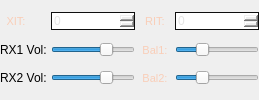
       <widget class="QWidget" name="widget_15" native="true">
        <property name="minimumSize">
         <size>
          <width>70</width>
          <height>0</height>
         </size>
        </property>
        <property name="maximumSize">
         <size>
          <width>16777215</width>
          <height>16777215</height>
         </size>
        </property>
        <layout class="QGridLayout" name="gridLayout_16">
         <property name="horizontalSpacing">
          <number>4</number>
         </property>
         <property name="verticalSpacing">
          <number>0</number>
         </property>
         <property name="margin">
          <number>0</number>
         </property>
         <item row="1" column="1">
          <widget class="QSlider" name="slRx1Vol">
           <property name="minimum">
            <number>0</number>
           </property>
           <property name="maximum">
            <number>100</number>
           </property>
           <property name="pageStep">
            <number>1</number>
           </property>
           <property name="value">
            <number>70</number>
           </property>
           <property name="orientation">
            <enum>Qt::Horizontal</enum>
           </property>
           <property name="invertedAppearance">
            <bool>false</bool>
           </property>
          </widget>
         </item>
         <item row="2" column="1">
          <widget class="QSlider" name="slRx2Vol">
           <property name="minimum">
            <number>0</number>
           </property>
           <property name="maximum">
            <number>100</number>
           </property>
           <property name="pageStep">
            <number>1</number>
           </property>
           <property name="value">
            <number>70</number>
           </property>
           <property name="orientation">
            <enum>Qt::Horizontal</enum>
           </property>
           <property name="invertedAppearance">
            <bool>false</bool>
           </property>
          </widget>
         </item>
         <item row="2" column="3">
          <widget class="QSlider" name="slRx2Bal">
           <property name="minimum">
            <number>1</number>
           </property>
           <property name="maximum">
            <number>100</number>
           </property>
           <property name="pageStep">
            <number>1</number>
           </property>
           <property name="value">
            <number>30</number>
           </property>
           <property name="orientation">
            <enum>Qt::Horizontal</enum>
           </property>
           <property name="invertedAppearance">
            <bool>false</bool>
           </property>
           <property name="invertedControls">
            <bool>true</bool>
           </property>
          </widget>
         </item>
         <item row="1" column="3">
          <widget class="QSlider" name="slRx1Bal">
           <property name="minimum">
            <number>1</number>
           </property>
           <property name="maximum">
            <number>100</number>
           </property>
           <property name="pageStep">
            <number>1</number>
           </property>
           <property name="value">
            <number>30</number>
           </property>
           <property name="orientation">
            <enum>Qt::Horizontal</enum>
           </property>
           <property name="invertedAppearance">
            <bool>false</bool>
           </property>
           <property name="invertedControls">
            <bool>true</bool>
           </property>
          </widget>
         </item>
         <item row="1" column="0">
          <widget class="QLabel" name="label_21">
           <property name="text">
            <string>RX1 Vol:</string>
           </property>
          </widget>
         </item>
         <item row="2" column="0">
          <widget class="QLabel" name="label_22">
           <property name="text">
            <string>RX2 Vol:</string>
           </property>
          </widget>
         </item>
         <item row="1" column="2">
          <widget class="QPushButton" name="pbBal1">
           <property name="minimumSize">
            <size>
             <width>32</width>
             <height>16</height>
            </size>
           </property>
           <property name="maximumSize">
            <size>
             <width>32</width>
             <height>16</height>
            </size>
           </property>
           <property name="font">
            <font>
             <family>MS Shell Dlg 2</family>
             <pointsize>8</pointsize>
            </font>
           </property>
           <property name="toolTip">
            <string>Press for centered</string>
           </property>
           <property name="styleSheet">
            <string notr="true">QPushButton { /* all types of tool button */ 
color:  #F9CEB8;
border: 0px solid #2e3236; /*#848584;*/
border-radius: 0px;
background-color: transparent;
}</string>
           </property>
           <property name="text">
            <string>Bal1:</string>
           </property>
           <property name="checkable">
            <bool>true</bool>
           </property>
           <property name="checked">
            <bool>false</bool>
           </property>
          </widget>
         </item>
         <item row="2" column="2">
          <widget class="QPushButton" name="pbBal2">
           <property name="minimumSize">
            <size>
             <width>32</width>
             <height>16</height>
            </size>
           </property>
           <property name="maximumSize">
            <size>
             <width>32</width>
             <height>16</height>
            </size>
           </property>
           <property name="font">
            <font>
             <family>MS Shell Dlg 2</family>
             <pointsize>8</pointsize>
            </font>
           </property>
           <property name="toolTip">
            <string>Press for centered</string>
           </property>
           <property name="styleSheet">
            <string notr="true">QPushButton { /* all types of tool button */ 
color:  #F9CEB8;
border: 0px solid #2e3236; /*#848584;*/
border-radius: 0px;
background-color: transparent;
}</string>
           </property>
           <property name="text">
            <string>Bal2:</string>
           </property>
           <property name="checkable">
            <bool>true</bool>
           </property>
           <property name="checked">
            <bool>false</bool>
           </property>
          </widget>
         </item>
         <item row="0" column="3">
          <widget class="QSpinBox" name="sbRit">
           <property name="minimumSize">
            <size>
             <width>0</width>
             <height>18</height>
            </size>
           </property>
           <property name="styleSheet">
            <string notr="true">QWidget { 
border: 1px solid #0e0e0e;
color: #E5E5E5;
}</string>
           </property>
           <property name="minimum">
            <number>-10000</number>
           </property>
           <property name="maximum">
            <number>10000</number>
           </property>
          </widget>
         </item>
         <item row="0" column="1">
          <widget class="QSpinBox" name="sbXit">
           <property name="minimumSize">
            <size>
             <width>0</width>
             <height>18</height>
            </size>
           </property>
           <property name="styleSheet">
            <string notr="true">QWidget { 
border: 1px solid #0e0e0e;
color: #E5E5E5;
}</string>
           </property>
           <property name="minimum">
            <number>-10000</number>
           </property>
           <property name="maximum">
            <number>10000</number>
           </property>
          </widget>
         </item>
         <item row="0" column="2">
          <widget class="QPushButton" name="pbBal1_2">
           <property name="minimumSize">
            <size>
             <width>32</width>
             <height>16</height>
            </size>
           </property>
           <property name="maximumSize">
            <size>
             <width>32</width>
             <height>16</height>
            </size>
           </property>
           <property name="font">
            <font>
             <family>MS Shell Dlg 2</family>
             <pointsize>8</pointsize>
            </font>
           </property>
           <property name="toolTip">
            <string>Press for centered</string>
           </property>
           <property name="styleSheet">
            <string notr="true">QPushButton { /* all types of tool button */ 
color:  #F9CEB8;
border: 0px solid #2e3236; /*#848584;*/
border-radius: 0px;
background-color: transparent;
}</string>
           </property>
           <property name="text">
            <string>RIT:</string>
           </property>
           <property name="checkable">
            <bool>true</bool>
           </property>
           <property name="checked">
            <bool>false</bool>
           </property>
          </widget>
         </item>
         <item row="0" column="0">
          <widget class="QPushButton" name="pbBal1_3">
           <property name="minimumSize">
            <size>
             <width>32</width>
             <height>16</height>
            </size>
           </property>
           <property name="maximumSize">
            <size>
             <width>32</width>
             <height>16</height>
            </size>
           </property>
           <property name="font">
            <font>
             <family>MS Shell Dlg 2</family>
             <pointsize>8</pointsize>
            </font>
           </property>
           <property name="toolTip">
            <string>Press for centered</string>
           </property>
           <property name="styleSheet">
            <string notr="true">QPushButton { /* all types of tool button */ 
color:  #F9CEB8;
border: 0px solid #2e3236; /*#848584;*/
border-radius: 0px;
background-color: transparent;
}</string>
           </property>
           <property name="text">
            <string>XIT:</string>
           </property>
           <property name="checkable">
            <bool>true</bool>
           </property>
           <property name="checked">
            <bool>false</bool>
           </property>
          </widget>
         </item>
        </layout>
       </widget>
